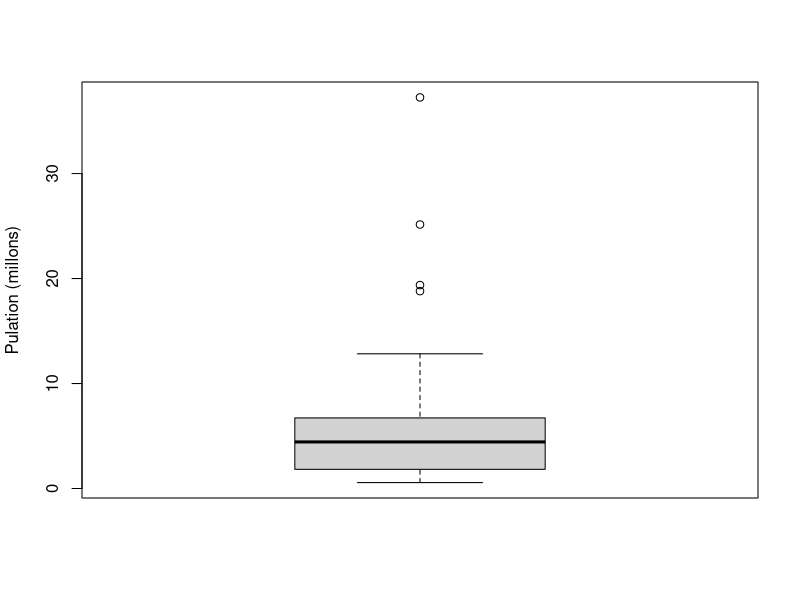
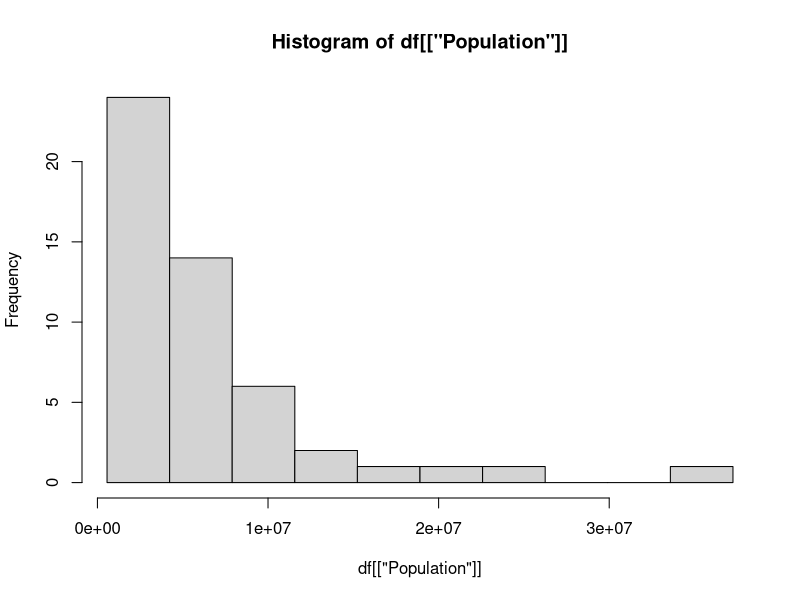
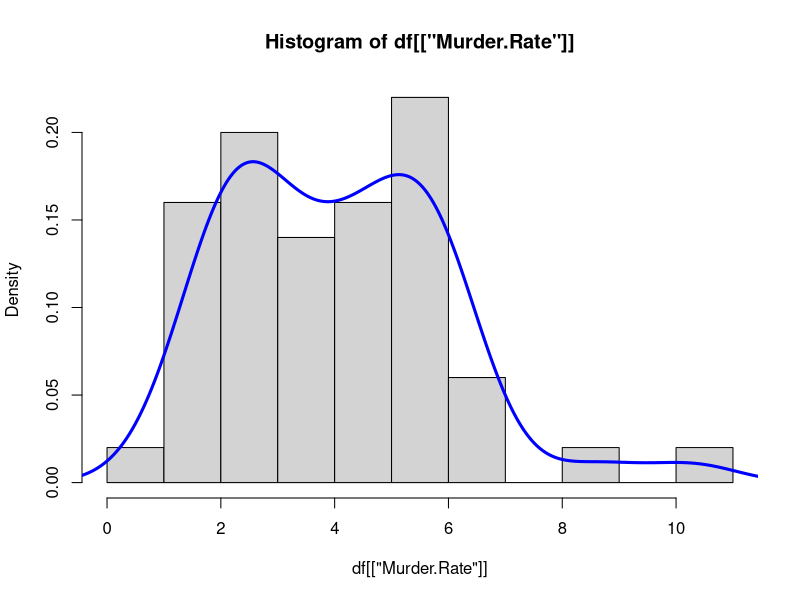

Recreate these plots in R, in order.
# State
s <- c("Alabama", "Alaska", "Arizona", "Arkansas", "Califormia", "Colorado", "Connecticut", "Delaware") #nolint
# Population
po <- c(4779736, 710231, 6392017, 2915918, 37253956, 5029196, 3574097, 897934)
# Murder Rate
mr <- c(5.7, 5.6, 4.7, 5.6, 4.4, 2.8, 2.4, 5.8)
# Abbreviation
a <- c("AL", "AK", "AZ", "AR", "CA", "CO", "CT", "DE")
# Data Frame
df <- data.frame(s, po, mr, a)
df <- read.csv('./data/state.csv')
print(df)

# Mean
poma <- mean(df[["Population"]])
mrma <- mean(df[["Murder.Rate"]])
print(poma)
print(mrma)

# Median
pome <- median(df[["po"]])
mrme <- median(df[["mr"]])
print(pome)
print(mrme)

# Trimmed mean
print(weighted.mean(df[["mr"]], w=df[["po"]])) # nolint

# The starndar deviation
print(sd(df[["po"]]))

# The interquartile range IQR
print(IQR(df[["po"]]))

# The median absolute deviation
print(mad(df[["po"]]))

# Percentiles
quantile(df[["mr"]], p=c(.05, .25, .5, .75, .95)) # nolint

# Boxplot
boxplot(df[["Population"]] / 1000000, ylab = "Pulation (millons)")

min(df[["po"]])

# Breaks
breaks <- seq(from=min(df[["Population"]]), to=max(df[["Population"]]), length.out = 11)

pop_freq <- cut(df[["Population"]], breaks = breaks, right=TRUE, include.lowest=TRUE)

# Create table
table(pop_freq)

# Histogram
hist(df[["Population"]], breaks = breaks)
hist(df[["Murder.Rate"]], freq = FALSE)
lines(density(df[["Murder.Rate"]]), lwd= 3, col="blue")
